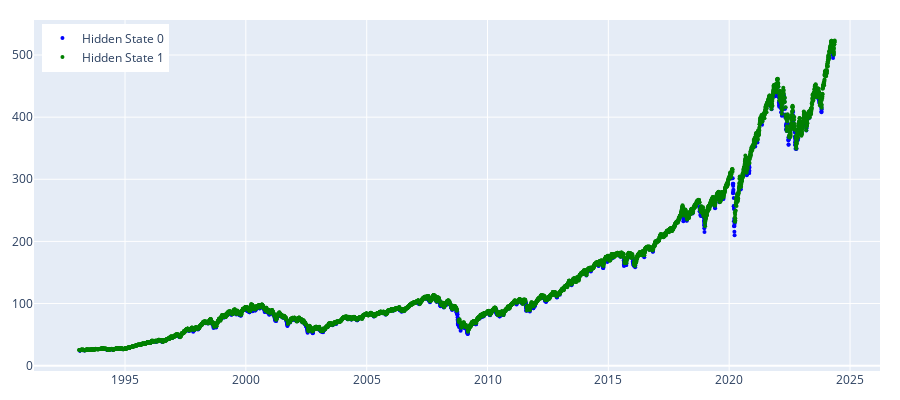

Write notebook code for a chart like this one.
### Code cell
params = {'n_clusters': 2, 'linkage': 'complete',  'affinity': 'manhattan', 'metric': 'manhattan', 'random_state':100}
clustering = regime_detection.get_regimes_clustering(params)
clustering_states = clustering.fit_predict(prices_array)
 
plot_hidden_states(np.array(clustering_states), prices[['spx']])

### Figure 1 — Plotly figure (JSON) as saved in the notebook; plotly's stock layout.template omitted (floating-point values rounded to 4 significant figures; data arrays with more than 128 entries replaced by an {"elided": "..."} marker saying what was removed)
{"data": [{"marker": {"color": "blue", "size": 4}, "mode": "markers", "name": "Hidden State 0", "type": "scatter", "x": {"elided": "1053 str values"}, "y": {"elided": "1053 float values"}}, {"marker": {"color": "green", "size": 4}, "mode": "markers", "name": "Hidden State 1", "type": "scatter", "x": {"elided": "6819 str values"}, "y": {"elided": "6819 float values"}}], "layout": {"height": 400, "legend": {"x": 0.01, "xanchor": "left", "y": 0.99, "yanchor": "top"}, "margin": {"b": 20, "l": 20, "r": 20, "t": 20}, "width": 900}}
